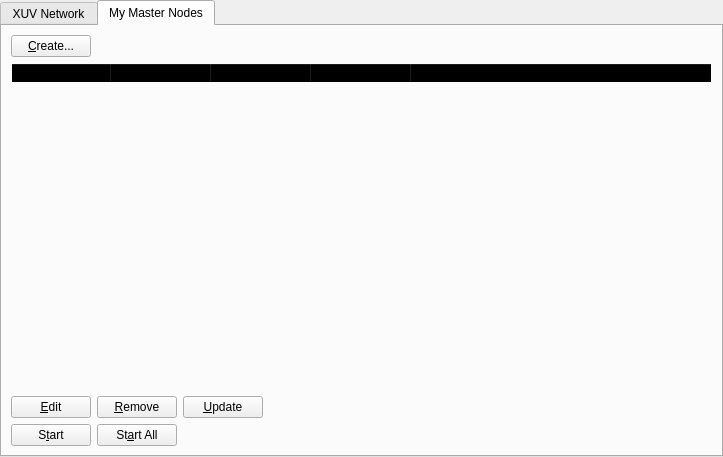
<?xml version="1.0" encoding="UTF-8"?>
<ui version="4.0">
 <class>MasternodeManager</class>
 <widget class="QWidget" name="MasternodeManager">
  <property name="geometry">
   <rect>
    <x>0</x>
    <y>0</y>
    <width>723</width>
    <height>457</height>
   </rect>
  </property>
  <property name="windowTitle">
   <string>Form</string>
  </property>
  <layout class="QVBoxLayout" name="topLayout">
   <property name="leftMargin">
    <number>0</number>
   </property>
   <property name="topMargin">
    <number>0</number>
   </property>
   <property name="rightMargin">
    <number>0</number>
   </property>
   <property name="bottomMargin">
    <number>0</number>
   </property>
   <item>
    <layout class="QVBoxLayout" name="verticalLayout">
     <property name="bottomMargin">
      <number>0</number>
     </property>
     <item>
      <widget class="QTabWidget" name="tabWidget">
       <property name="currentIndex">
        <number>1</number>
       </property>
       <widget class="QWidget" name="tab">
        <attribute name="title">
         <string>XUV Network</string>
        </attribute>
        <layout class="QGridLayout" name="gridLayout">
         <item row="1" column="0">
          <widget class="QTableWidget" name="tableWidgetMasternodes">
           <property name="editTriggers">
            <set>QAbstractItemView::NoEditTriggers</set>
           </property>
           <property name="alternatingRowColors">
            <bool>true</bool>
           </property>
           <property name="selectionBehavior">
            <enum>QAbstractItemView::SelectRows</enum>
           </property>
           <property name="sortingEnabled">
            <bool>true</bool>
           </property>
           <attribute name="horizontalHeaderStretchLastSection">
            <bool>true</bool>
           </attribute>
           <column>
            <property name="text">
             <string>Address</string>
            </property>
           </column>
           <column>
            <property name="text">
             <string>Protocol</string>
            </property>
           </column>
           <column>
            <property name="text">
             <string>Active</string>
            </property>
           </column>
           <column>
            <property name="text">
             <string>Active (secs)</string>
            </property>
           </column>
           <column>
            <property name="text">
             <string>Last Seen</string>
            </property>
           </column>
           <column>
            <property name="text">
             <string>Pubkey</string>
            </property>
           </column>
          </widget>
         </item>
         <item row="0" column="0">
          <layout class="QHBoxLayout" name="horizontalLayout_3">
           <property name="bottomMargin">
            <number>0</number>
           </property>
           <item>
            <widget class="QLabel" name="label_2">
             <property name="text">
              <string>XUV Node Count:</string>
             </property>
            </widget>
           </item>
           <item>
            <widget class="QLabel" name="countLabel">
             <property name="text">
              <string>0</string>
             </property>
            </widget>
           </item>
           <item>
            <spacer name="horizontalSpacer_3">
             <property name="orientation">
              <enum>Qt::Horizontal</enum>
             </property>
             <property name="sizeHint" stdset="0">
              <size>
               <width>40</width>
               <height>20</height>
              </size>
             </property>
            </spacer>
           </item>
          </layout>
         </item>
        </layout>
       </widget>
       <widget class="QWidget" name="tab_2">
        <attribute name="title">
         <string>My Master Nodes</string>
        </attribute>
        <layout class="QGridLayout" name="gridLayout_2">
         <item row="0" column="0">
          <layout class="QVBoxLayout" name="verticalLayout_2">
           <property name="bottomMargin">
            <number>0</number>
           </property>
           <item>
            <layout class="QHBoxLayout" name="horizontalLayout">
             <item>
              <widget class="QPushButton" name="createButton">
               <property name="text">
                <string>&amp;Create...</string>
               </property>
              </widget>
             </item>
             <item>
              <spacer name="horizontalSpacer">
               <property name="orientation">
                <enum>Qt::Horizontal</enum>
               </property>
               <property name="sizeHint" stdset="0">
                <size>
                 <width>40</width>
                 <height>20</height>
                </size>
               </property>
              </spacer>
             </item>
            </layout>
           </item>
           <item>
            <widget class="QTableWidget" name="tableWidget_2">
             <property name="minimumSize">
              <size>
               <width>695</width>
               <height>0</height>
              </size>
             </property>
             <property name="styleSheet">
              <string notr="true">background-color:transparent</string>
             </property>
             <property name="editTriggers">
              <set>QAbstractItemView::NoEditTriggers</set>
             </property>
             <property name="alternatingRowColors">
              <bool>true</bool>
             </property>
             <property name="selectionMode">
              <enum>QAbstractItemView::SingleSelection</enum>
             </property>
             <property name="selectionBehavior">
              <enum>QAbstractItemView::SelectRows</enum>
             </property>
             <attribute name="horizontalHeaderStretchLastSection">
              <bool>true</bool>
             </attribute>
             <column>
              <property name="text">
               <string>Alias</string>
              </property>
             </column>
             <column>
              <property name="text">
               <string>IP/Onion</string>
              </property>
             </column>
             <column>
              <property name="text">
               <string>Reward %</string>
              </property>
             </column>
             <column>
              <property name="text">
               <string>Reward Address</string>
              </property>
             </column>
             <column>
              <property name="text">
               <string>Status</string>
              </property>
             </column>
            </widget>
           </item>
           <item>
            <layout class="QHBoxLayout" name="horizontalLayout_2">
             <property name="bottomMargin">
              <number>0</number>
             </property>
             <item>
              <widget class="QPushButton" name="editButton">
               <property name="text">
                <string>&amp;Edit</string>
               </property>
              </widget>
             </item>
             <item>
              <widget class="QPushButton" name="removeButton">
               <property name="text">
                <string>&amp;Remove</string>
               </property>
              </widget>
             </item>
             <item>
              <widget class="QPushButton" name="UpdateButton">
               <property name="text">
                <string>&amp;Update</string>
               </property>
              </widget>
             </item>
             <item>
              <spacer name="horizontalSpacer_2">
               <property name="orientation">
                <enum>Qt::Horizontal</enum>
               </property>
               <property name="sizeHint" stdset="0">
                <size>
                 <width>40</width>
                 <height>20</height>
                </size>
               </property>
              </spacer>
             </item>
            </layout>
           </item>
           <item>
            <layout class="QHBoxLayout" name="horizontalLayout_4">
             <property name="bottomMargin">
              <number>0</number>
             </property>
            </layout>
           </item>
           <item>
            <layout class="QHBoxLayout" name="horizontalLayout_5">
             <property name="bottomMargin">
              <number>0</number>
             </property>
             <item>
              <widget class="QPushButton" name="startButton">
               <property name="text">
                <string>S&amp;tart</string>
               </property>
              </widget>
             </item>
             <item>
              <widget class="QPushButton" name="startAllButton">
               <property name="text">
                <string>St&amp;art All</string>
               </property>
              </widget>
             </item>
             <item>
              <spacer name="horizontalSpacer_5">
               <property name="orientation">
                <enum>Qt::Horizontal</enum>
               </property>
               <property name="sizeHint" stdset="0">
                <size>
                 <width>40</width>
                 <height>20</height>
                </size>
               </property>
              </spacer>
             </item>
            </layout>
           </item>
          </layout>
         </item>
        </layout>
       </widget>
      </widget>
     </item>
    </layout>
   </item>
  </layout>
 </widget>
 <resources/>
 <connections/>
</ui>
